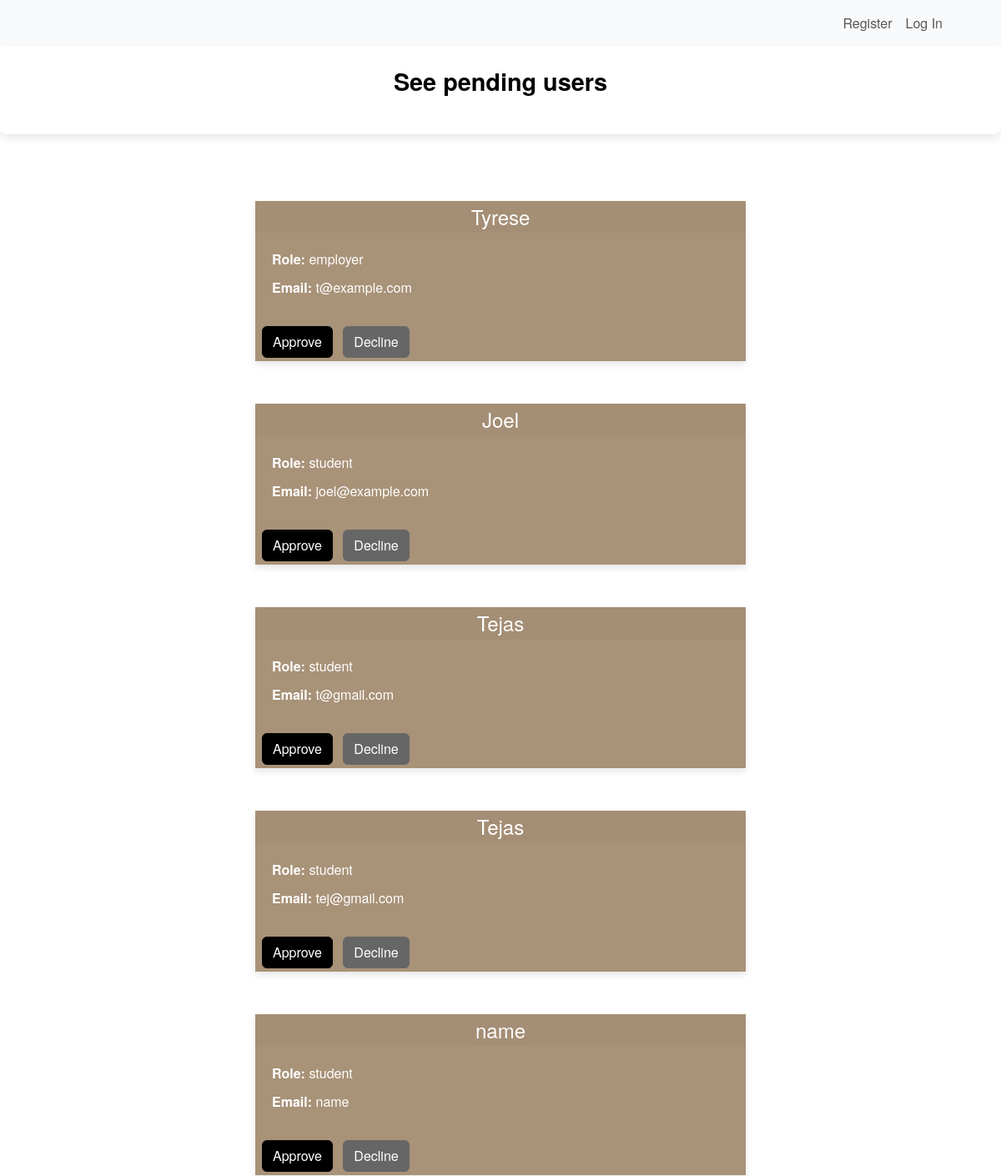
The page /reviewprofiles on the database as committed earlier.
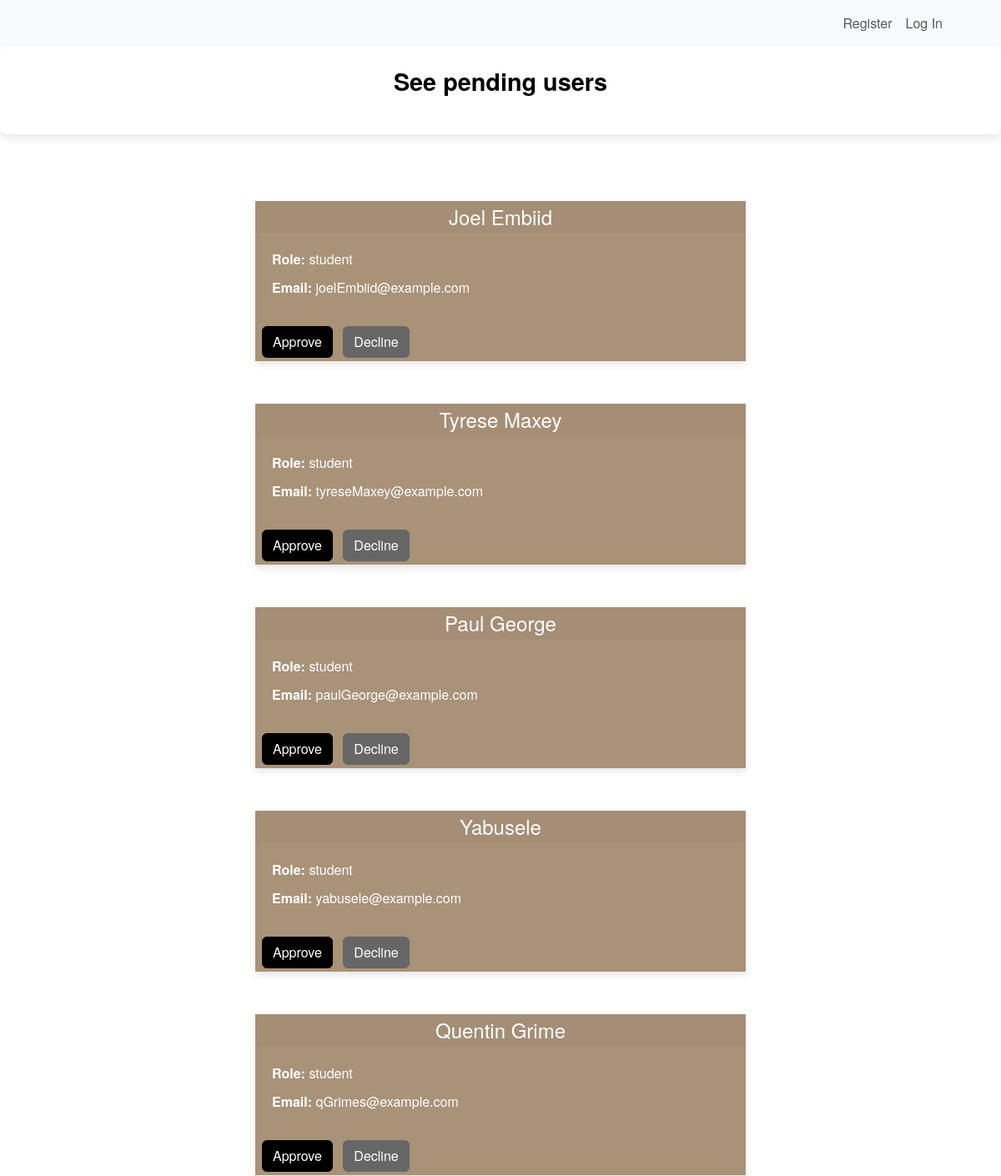
The same page on the database as committed later.
### tables this page shows
CREATE TABLE "students" (
	"id"	INTEGER,
	"name"	TEXT NOT NULL,
	"email"	TEXT NOT NULL UNIQUE,
	"password"	text NOT NULL,
	"Role"	TEXT NOT NULL,
	"status"	TEXT,
	PRIMARY KEY("id" AUTOINCREMENT)
);

### blueprints/admin.py (the view, shortened to what this page needs)
@login_required
@admin_bp.route("/reviewprofiles", methods = ["GET", "POST"])
def reviewProfiles():
    conn = get_db()
    cursor = conn.cursor()
    cursor.execute("SELECT * FROM students WHERE status IS NULL")
    user_applicants = cursor.fetchall()
    portfolio = []
    for user in user_applicants:
        portfolio.append({"id":user["id"],"name": user["name"], "email": user["email"], "role": user["Role"]})
    conn.close()
    return render_template("aprofiles.html", portfolio = portfolio)

### db.py (called while the page is built)
def get_db():
    if not hasattr(g, 'sqlite_db'):
        g.sqlite_db = sqlite3.connect(Config.DATABASE, check_same_thread=False, timeout=10)
        g.sqlite_db.row_factory = sqlite3.Row
    return g.sqlite_db

### templates/aprofiles.html (shortened to what this page needs)
{% extends "admin.html" %}
{% block main %}
{% if portfolio %}
    <div class = "custom-welcome">
        <h2>See pending users</h2>
    </div>
    {% for user in portfolio %}
    <div class="row justify-content-center">
        <div class="col-md-6">
            <div class="card">
                <div class="card-header">
                    <h2 class="text-center">{{ user.name }}</h2>
                </div>
                <form action="/reviewprofiles" method="post">
                    <div class="profile">
                        <p> <strong>Role:</strong> {{ user.role }}</p>
                        <p> <strong>Email:</strong> {{ user.email }}</p>
                    </div>
                    <div class="d-grid gap-2 d-md-block">
                        <button type="submit" class="btn btn-primary mx-2 my-1" name = "action" value = "approve_{{ user.id }}">Approve</button>
                        <button type="submit" class="btn btn-secondary my-1" name = "action" value = "decline_{{ user.id }}">Decline</button>
                    </div>
                </form>
            </div>
        </div>
    </div>
    {% endfor %}
{% else %}
<div class="d-flex justify-content-center align-items-center"style="height: 25vh;">
    <h2>There are no current users pending, check back another time.</h2>
</div>
{% endif %}
{% endblock %}

Rows that differ between the two databases and show on the page:
removed students: name "Tyrese", role "employer", email "t@example.com"
removed students: name "Joel", role "student", email "joel@example.com"
removed students: name "Tejas", role "student", email "t@gmail.com"
removed students: name "Tejas", role "student", email "tej@gmail.com"
removed students: name "name", role "student", email "name"
added students: name "Joel Embiid", role "student", email "joelEmbiid@example.com"
added students: name "Tyrese Maxey", role "student", email "tyreseMaxey@example.com"
added students: name "Paul George", role "student", email "paulGeorge@example.com"
added students: name "Yabusele", role "student", email "yabusele@example.com"
added students: name "Quentin Grime", role "student", email "qGrimes@example.com"
